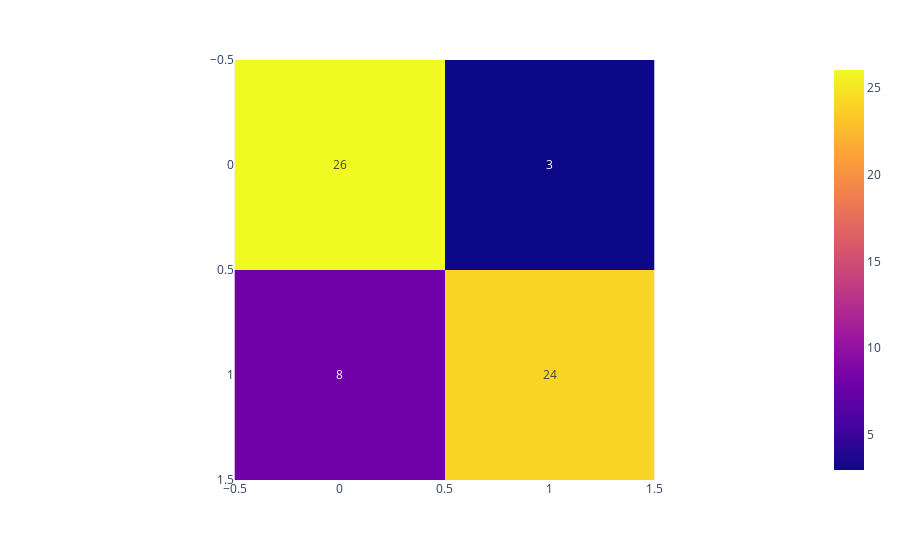

Notebook code for this chart:
### Code cell
fig = px.imshow(img=cm_dt_classifier, text_auto=True)
fig.show()

### Figure 1 — Plotly figure (JSON) as saved in the notebook; plotly's stock layout.template omitted (floating-point values rounded to 4 significant figures)
{"data": [{"coloraxis": "coloraxis", "hovertemplate": "x: %{x}<br>y: %{y}<br>color: %{z}<extra></extra>", "name": "0", "texttemplate": "%{z}", "type": "heatmap", "xaxis": "x", "yaxis": "y", "z": [[26, 3], [8, 24]]}], "layout": {"coloraxis": {"colorscale": [[0, "#0d0887"], [0.1111, "#46039f"], [0.2222, "#7201a8"], [0.3333, "#9c179e"], [0.4444, "#bd3786"], [0.5556, "#d8576b"], [0.6667, "#ed7953"], [0.7778, "#fb9f3a"], [0.8889, "#fdca26"], [1, "#f0f921"]]}, "margin": {"t": 60}, "xaxis": {"anchor": "y", "constrain": "domain", "domain": [0, 1], "scaleanchor": "y"}, "yaxis": {"anchor": "x", "autorange": "reversed", "constrain": "domain", "domain": [0, 1]}}}
